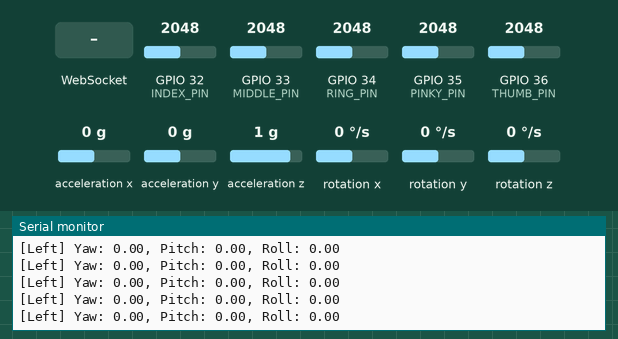
This sketch was run on a simulated ESP32. On the bench: the last lines printed to the serial monitor. Inputs (shaded band) come from the test bench; at power-on: acceleration x 0 g, acceleration y 0 g, acceleration z 1 g, rotation z 0 °/s, GPIO 32 (INDEX_PIN) = 2048, GPIO 33 (MIDDLE_PIN) = 2048, GPIO 34 (RING_PIN) = 2048, GPIO 35 (PINKY_PIN) = 2048, GPIO 36 (THUMB_PIN) = 2048, rotation x 0 °/s, rotation y 0 °/s. WiFi joins after 1.5 s; servers stay silent unless stated.

Above: at 5.6 s.
5.7 s: WebSocket text "1" received
7.2 s: acceleration x set to -1.4 g
At 8.1 s:
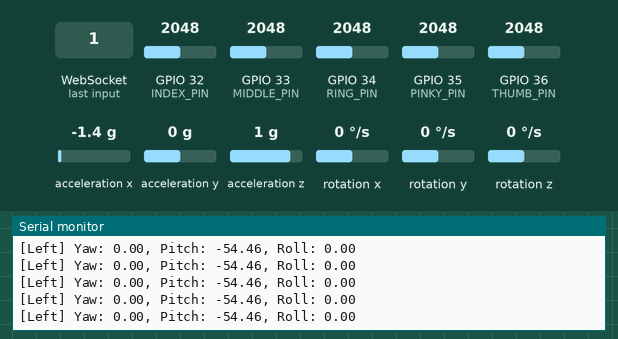
8.7 s: acceleration y set to -1.4 g
At 9.6 s:
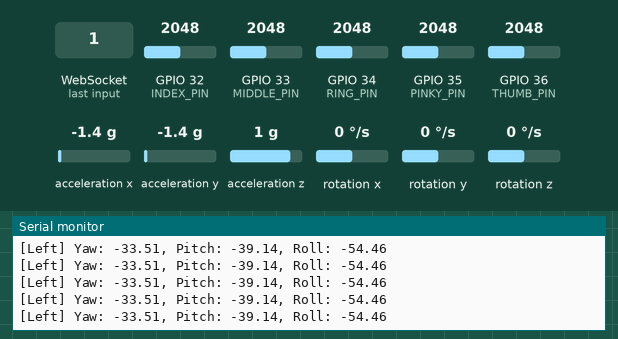
11.7 s: acceleration z set to -1.4 g
At 12.2 s:
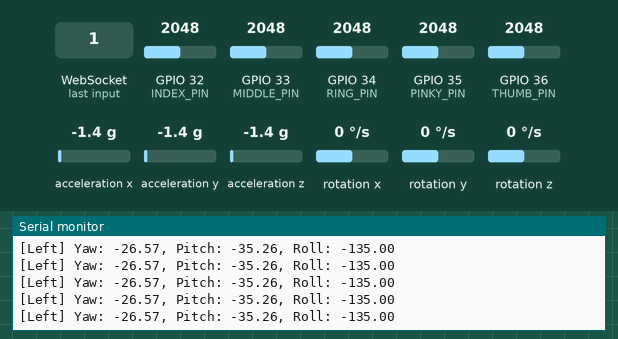
13.2 s: rotation z set to -192 °/s
At 13.9 s:
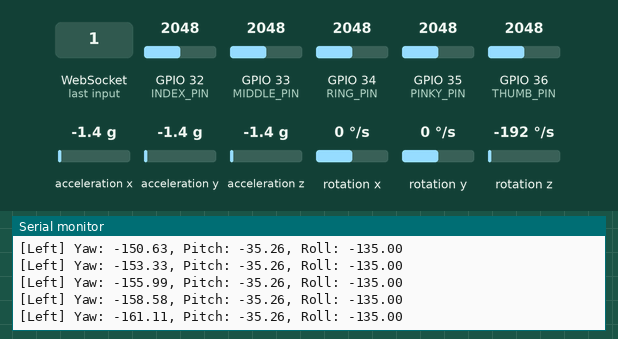
14.7 s: acceleration x set to 0.8 g
At 15.7 s:
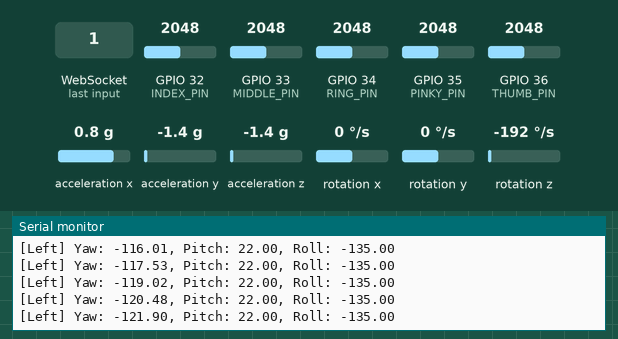
Timing chart, 0 to 17.7 s (numbered marks = the images above; inputs shaded):
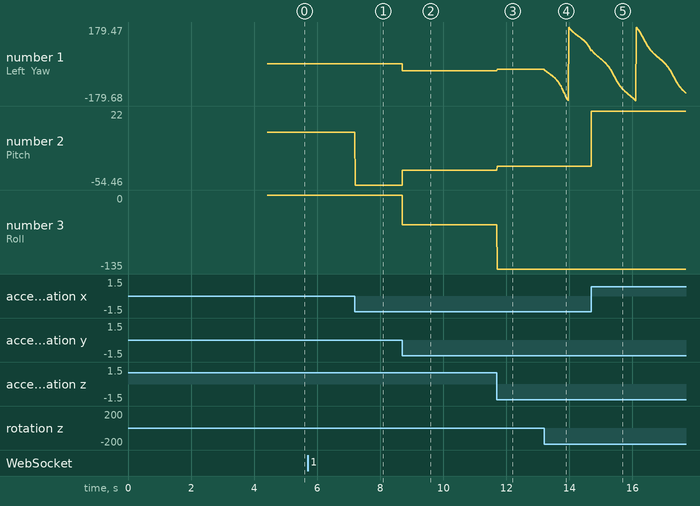

Measured:
- after the input at 7.2 s, the serial monitor: prints a new line at once (image 1)
- after the input at 8.7 s, the serial monitor: prints a new line at once (image 2)
- after the input at 11.7 s, the serial monitor: prints a new line at once (image 3)
- after the input at 13.2 s, the serial monitor: prints a new line at once (image 4)
- plotted number 1: 0 → -33.51 after the input at 8.7 s, -33.51 → -26.57 after the input at 11.7 s, -26.57 → 65.01 after the input at 13.2 s
- plotted number 2: 0 → -54.46 after the input at 7.2 s, -54.46 → -39.14 after the input at 8.7 s, -39.14 → -35.26 after the input at 11.7 s
- plotted number 3: -54.46 → -135 after the input at 11.7 s

The sketch:

esp.ino
```cpp
#include <Wire.h>
#include <WiFi.h>
#include <WebSocketsServer.h>
#include "I2Cdev.h"
#include "MPU6050_6Axis_MotionApps20.h"

// WiFi credentials
const char* ssid = "Dev";       // Replace with your WiFi SSID
const char* password = "00000000";   // Replace with your WiFi password

// WebSocket server
WebSocketsServer webSocket = WebSocketsServer(81);

// MPU6050 instance
MPU6050 mpu;

// Flex sensor pins
const int THUMB_PIN = 36;
const int INDEX_PIN = 32;
const int MIDDLE_PIN = 33;
const int RING_PIN = 34;
const int PINKY_PIN = 35;

// Sensor constants
const float Vin = 5.0;
const float R_DIV = 14000;
const float NOMINAL_RES = 26000;
const float BENT_RES = 60000.0;

// Calibration values for MPU6050
float yaw_offset = 0, pitch_offset = 0, roll_offset = 0;

int16_t ax, ay, az, gx, gy, gz; // Accelerometer and Gyroscope data

// Setup for DMP
bool dmpReady = false;
uint8_t mpuIntStatus;
uint8_t devStatus;
uint16_t packetSize;
uint8_t fifoBuffer[64];

Quaternion q;
VectorInt16 aa, aaReal, aaWorld;
VectorFloat gravity;
float ypr[3]; // yaw, pitch, roll

// Connect to WiFi
void connectToWiFi() {
  WiFi.begin(ssid, password);
  Serial.print("Connecting to WiFi");
  while (WiFi.status() != WL_CONNECTED) {
    delay(500);
    Serial.print(".");
  }
  Serial.println("\nWiFi connected.");
  Serial.println("IP Address: " + WiFi.localIP().toString());
}

// WebSocket event handler
void webSocketEvent(uint8_t num, WStype_t type, uint8_t* payload, size_t length) {
  if (type == WStype_CONNECTED) {
    Serial.printf("Client [%u] connected.\n", num);
  } else if (type == WStype_DISCONNECTED) {
    Serial.printf("Client [%u] disconnected.\n", num);
  }
}

// Flex sensor reading
void flexSensor(int PIN, const char* finger, const char* hand) {
  int voltage_read = analogRead(PIN);
  float Vout = voltage_read * Vin / 4095.0; // For 12-bit ADC
  float flex_resistance = R_DIV * (Vin / Vout - 1.0);
  float angle = map(flex_resistance, NOMINAL_RES, BENT_RES, 0, 90.0);

  String data = String(hand) + ":" + String(finger) + ":" + String(angle);
  webSocket.broadcastTXT(data); // Send data to WebSocket clients
}

// Initialize MPU6050
void setupMPU() {
  mpu.initialize();
  if (mpu.testConnection()) {
    Serial.println("MPU6050 connection successful!");
  } else {
    Serial.println("MPU6050 connection failed.");
    while (1);
  }

  devStatus = mpu.dmpInitialize();
  mpu.setXGyroOffset(221);
  mpu.setYGyroOffset(76);
  mpu.setZGyroOffset(-85);

  if (devStatus == 0) {
    mpu.CalibrateAccel(10);
    mpu.CalibrateGyro(10);
    mpu.PrintActiveOffsets();
    mpu.setDMPEnabled(true);
    Serial.println("DMP Ready!");
    packetSize = mpu.dmpGetFIFOPacketSize();
    dmpReady = true;

    // Initial calibration
    calibrateMPU();
  } else {
    Serial.print("DMP Initialization failed with code ");
    Serial.println(devStatus);
  }
}

// Calibrate MPU offsets
void calibrateMPU() {
  Serial.println("Calibrating MPU6050...");
  float temp_yaw = 0, temp_pitch = 0, temp_roll = 0;
  int calibration_samples = 200; // Increase sample count for better calibration

  for (int i = 0; i < calibration_samples; i++) {
    if (mpu.dmpGetCurrentFIFOPacket(fifoBuffer)) {
      mpu.dmpGetQuaternion(&q, fifoBuffer);
      mpu.dmpGetGravity(&gravity, &q);
      mpu.dmpGetYawPitchRoll(ypr, &q, &gravity);
      temp_yaw += ypr[0];
      temp_pitch += ypr[1];
      temp_roll += ypr[2];
    }
    delay(5); // Reduce delay to speed up calibration without overloading
  }
  yaw_offset = temp_yaw / calibration_samples;
  pitch_offset = temp_pitch / calibration_samples;
  roll_offset = temp_roll / calibration_samples;

  Serial.printf("Calibration complete.\nYaw Offset: %.2f\nPitch Offset: %.2f\nRoll Offset: %.2f\n",
                 yaw_offset, pitch_offset, roll_offset);
}

// Read accelerometer and gyroscope data
void accel_and_gyro(const char* hand) {
  if (dmpReady && mpu.dmpGetCurrentFIFOPacket(fifoBuffer)) {
    mpu.dmpGetQuaternion(&q, fifoBuffer);
    mpu.dmpGetGravity(&gravity, &q);
    mpu.dmpGetYawPitchRoll(ypr, &q, &gravity);

    // Convert from radians to degrees
    float raw_yaw = ypr[0] * 180.0 / M_PI;
    float raw_pitch = ypr[1] * 180.0 / M_PI;
    float raw_roll = ypr[2] * 180.0 / M_PI;

    // Apply offsets
    float yaw = raw_yaw - yaw_offset;
    float pitch = raw_pitch - pitch_offset;
    float roll = raw_roll - roll_offset;

    // Broadcast debug data
    Serial.printf("[%s] Yaw: %.2f, Pitch: %.2f, Roll: %.2f\n", hand, yaw, pitch, roll);

    // Send over WebSocket
    webSocket.broadcastTXT(String(hand) + ":RotateX:" + String(yaw));
    webSocket.broadcastTXT(String(hand) + ":RotateY:" + String(pitch));
    webSocket.broadcastTXT(String(hand) + ":RotateZ:" + String(roll));
  }
}


void setup() {
  Serial.begin(115200);
  Wire.begin(21, 22);  // Use custom SDA, SCL pins (ESP32)

  pinMode(THUMB_PIN, INPUT);
  pinMode(INDEX_PIN, INPUT);
  pinMode(MIDDLE_PIN, INPUT);
  pinMode(RING_PIN, INPUT);
  pinMode(PINKY_PIN, INPUT);

  connectToWiFi();
  setupMPU();

  webSocket.begin();
  webSocket.onEvent(webSocketEvent);

  Serial.println("WebSocket server started on port 81.");
}

void loop() {
  webSocket.loop();

  // Read flex sensors
  flexSensor(THUMB_PIN, "Thumb", "Left");
  flexSensor(INDEX_PIN, "Index", "Left");
  flexSensor(MIDDLE_PIN, "Middle", "Left");
  flexSensor(RING_PIN, "Ring", "Left");
  flexSensor(PINKY_PIN, "Pinky", "Left");

  // Read accelerometer and gyroscope
  accel_and_gyro("Left");

  delay(0); // Adjust based on the desired update rate
}
```
